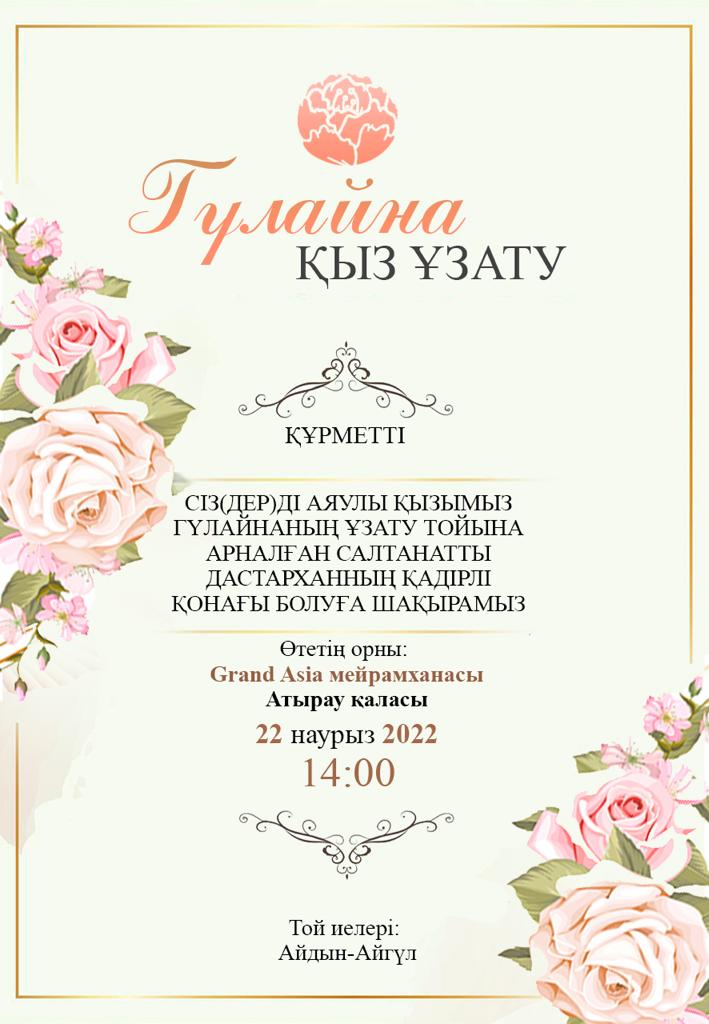
#> input picture example.jpeg, 709 x 1024 px
$ python main.py
#> lines starting #> are read from the running program, lines starting #| are printed output that depends on the picture

from PIL import Image, ImageDraw, ImageFont

# Создаем список из приглашенных гостей
guests = ['Адиль-Диляра', 'Ринат-Динара', 'Рүстем - Қарлығаш', 'Сәкен -Ляззат']


def make_invites():
    sample_image = Image.open('example.jpeg')
#> sample_image is the input picture: PIL image 709x1024 RGB; mean R, G, B 239.6, 236.8, 225.8
    font = ImageFont.truetype('fonts/Standart2010/vAsylm13.ttf', 40)
    drawer = ImageDraw.Draw(sample_image)
    for guest in guests:
        drawer.text((155, 435),f'{guest}', font = font, fill = '#E78E68')
        sample_image.save(f'{guest}.jpeg')
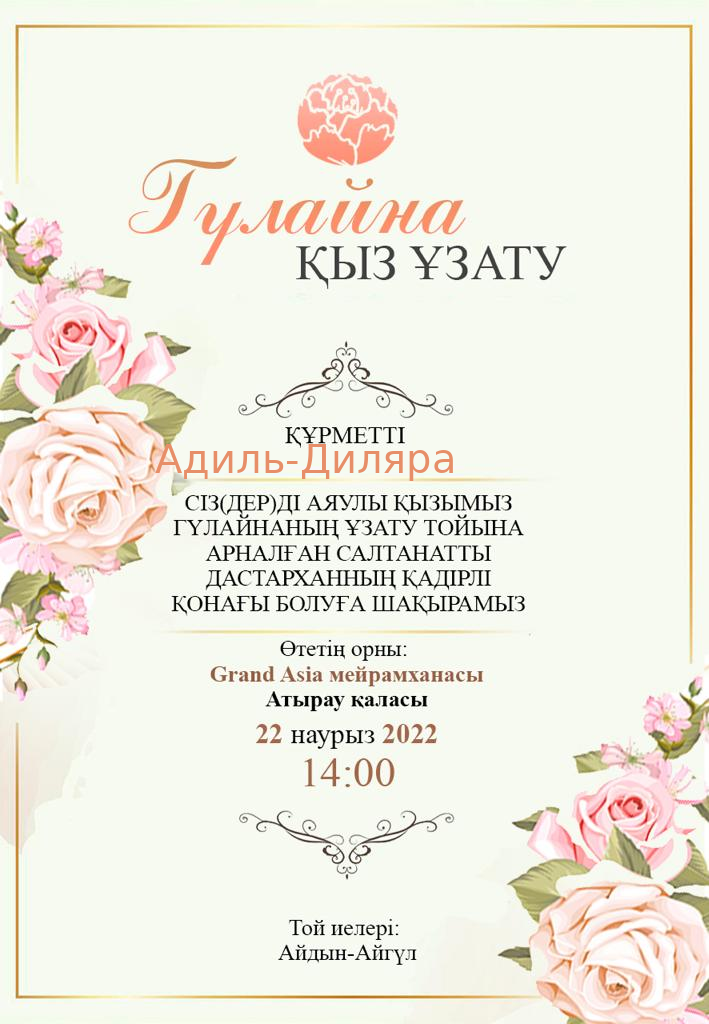
#> saved as Адиль-Диляра.jpeg: PIL image 709x1024 RGB; mean R, G, B 239.6, 236.4, 225.4
        sample_image = Image.open('example.jpeg')
        drawer = ImageDraw.Draw(sample_image)


make_invites()
